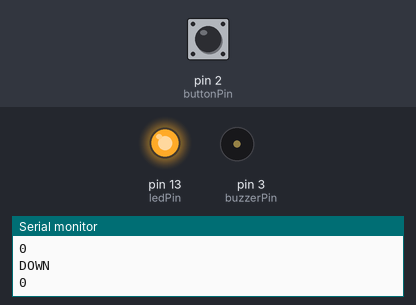
The sketch below on a simulated Arduino Uno, built with avr-gcc and run on an emulated ATmega328P. Shown: output pins drawn as LEDs (lit = HIGH), buzzer (waves = sounding), the last lines printed to the serial monitor. The test bench sets the inputs (shaded band); at power-on: pin 2 (buttonPin) HIGH. No radio packets arrive unless stated.

Above: at 1.5 s.
1.6 s: pin 2 (buttonPin) pulled LOW for 0.15 s
At 2.5 s:
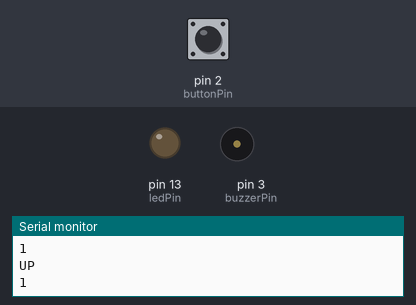
3.4 s: pin 2 (buttonPin) pulled LOW for 3.2 s
At 4.6 s:
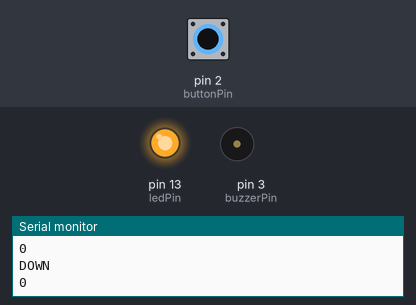
Timing chart, 0 to 8.2 s (numbered marks = the images above; inputs shaded):
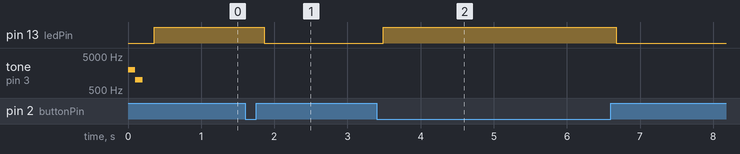

The sketch:

433mhz_transmitter.ino
```cpp
#define DEBUG

// INCLUDES
#include <VirtualWire.h>
#include "GLOBALS.h"

void setup()
{
    #ifdef DEBUG
      //Serial connection used for debugging only
      Serial.begin(9600);
      debugln(F("setup"));
    #endif

    // Initialise the IO and ISR
    vw_set_tx_pin(transmitPin);
    vw_set_rx_pin(receivePin);
    vw_set_ptt_pin(transmitEnPin);
    vw_set_ptt_inverted(true); // Required for DR3100
    vw_setup(2000);       // Bits per sec
    pinMode(buttonPin, INPUT_PULLUP); // initialize the button pin as an input
    // pinMode(buttonPin, INPUT); // initialize the button pin as an input

    //UNO/Nano
    // INT 0 = Pin2
    // INT 1 = Pin3

    //Attiny85
    //INT 0 = PB2 || Pin7(hardware)
    attachInterrupt(digitalPinToInterrupt(buttonPin), isr, CHANGE);
    buzz.initBuzzer();
    led.on();
    led.off();
}

void loop()
{

  debugln(buttonState);

  switch(txStatus)
  {
    case states::SENDDOWN:
    vw_send((uint8_t *)msgDown, msgLen);
    vw_wait_tx(); // Wait until the whole message is gone
    led.on();
    debugln("DOWN");
    break;

    case states::SENDUP:
    vw_send((uint8_t *)msgUp, msgLen);
    vw_wait_tx(); // Wait until the whole message is gone
    led.off();
    debugln("UP");
    break;
  }
}

void isr()
{
  buttonState=digitalRead(buttonPin);
  buttonState == LOW ? txStatus = states::SENDDOWN : txStatus = states::SENDUP;
}
```

BUZZER.h
```cpp
/*Cannot create a .cpp file as inline prototypes need the function to be present in the same file as they are defined*/
#ifndef BUZZER_h
#define BUZZER_h

#if (ARDUINO >= 100)
  #include "Arduino.h"
#else
  #include "WProgram.h"
#endif

class buzzer
{
  public:
  uint8_t buzzpin;

  //Function prototype
  inline void begin() __attribute__((always_inline));
  inline buzzer(uint8_t) __attribute__((always_inline));
  inline ~buzzer() __attribute__((always_inline));
  inline void initBuzzer() __attribute__((always_inline));
  inline void deinitBuzzer() __attribute__((always_inline));
  inline void alarm() __attribute__((always_inline));
  inline void on() __attribute__((always_inline));
  inline void off() __attribute__((always_inline));
};

//Parametrized constructor
buzzer::buzzer(const uint8_t buzzpin = 4)
{
  //Initilize the buzzer
  this->buzzpin = buzzpin;

  //Begin and enable happens after object construction
  begin();
}

//Destructor
buzzer::~buzzer()
{
  Serial.println("buzzer object destroyed");
}

void buzzer::begin()
{
  //buzzer pin as output
  pinMode(this->buzzpin, OUTPUT);
}

void buzzer::initBuzzer()
{
  //InitBuzzer is for active buzzer
  tone(this->buzzpin, 2000, 100);
  delay(100);
  tone(this->buzzpin, 1000, 100);
  delay(200);
  noTone(this->buzzpin);
}

void buzzer::deinitBuzzer()
{
  //InitBuzzer is for active buzzer
  tone(this->buzzpin, 2000, 100);
  delay(150);
  tone(this->buzzpin, 1000, 100);
  delay(150);
  tone(this->buzzpin, 500, 100);
  delay(150);
  noTone(this->buzzpin);
}

void buzzer::alarm()
{
  tone(this->buzzpin, 1000, 100);
}

void buzzer::off()
{
  noTone(this->buzzpin);
}

void buzzer::on()
{
  static unsigned long buzzMillis = millis();                   //Assigns the current snapshot of time only the first
                                                                //time this code executes
  if(millis() - buzzMillis > 10)
  {
    tone(this->buzzpin, 1000, 100);
    buzzMillis = millis();
  }
}

#endif  //END BUZZER_h
```

GLOBALS.h
```cpp
#include "config.h"
#include "led.h"
#include "buzzer.h"

constexpr byte receivePin = 6;
constexpr byte transmitEnPin = 7;
//const byte bitsPerSec = 2000; //Transmittion rate

//Actual connections
constexpr byte transmitPin = 12; //nano
// constexpr byte transmitPin = 0;    //attiny85
constexpr byte buttonPin = 2;  // pin number for the pushbutton
uint8_t buttonState = LOW;  // variable to store the button state

//LED pin and object
constexpr byte ledPin = 13;
LED led(ledPin);

//Buzzer pin and object
constexpr byte buzzerPin = 3;
buzzer buzz(buzzerPin);

//For long array transmittion
//byte count = 1;
//char msg[] = {'1'};
//const int msglen = sizeof(msg)/sizeof(msg[0]);

char msgDown[] = {'D'};
char msgUp[] = {'U'};
const uint8_t msgLen = 1;

enum class states : byte
{
  SENDUP,
  SENDDOWN
};

volatile states txStatus = states::SENDDOWN;
```

LED.h
```cpp
/*Cannot create a .cpp file as inline prototypes need the function to be present in the same file as they are defined*/
#ifndef LED_h
#define LED_h

#if (ARDUINO >= 100)
  #include "Arduino.h"
#else
  #include "WProgram.h"
#endif

class LED
{
  public:
  //ledPin pins for function feedback
  uint8_t ledPin;

  //Function prototypes
  inline LED() __attribute__((always_inline));
  inline LED(uint8_t) __attribute__((always_inline));
  inline ~LED() __attribute__((always_inline));
  inline void begin() __attribute__((always_inline));
  inline void on() __attribute__((always_inline));
  inline void off() __attribute__((always_inline));
  inline void toggle() __attribute__((always_inline));
  inline void blink(uint8_t) __attribute__((always_inline));
};

void LED::begin()
{
  // LEDPin pins set as output
  pinMode(this->ledPin, OUTPUT);
}

//parametrized constructor
LED::LED(uint8_t ledPin = 13)
{
  //Initilize the ledPin pins
  this->ledPin = ledPin;

  //Begin and enable happens after object construction
  begin();
}

//Destructor
LED::~LED()
{
  Serial.println("led object destroyed");
}

void LED::on()
{
  digitalWrite(this->ledPin, HIGH);
}

void LED::off()
{
  digitalWrite(this->ledPin, LOW);
}

void LED::toggle()
{
  static unsigned long ledMillis = millis();    //Assigns the current snapshot of time only the first
                                              //time this code executes
  if(millis() - ledMillis > 300)
  {
    digitalWrite(this->ledPin, !digitalRead(this->ledPin));
    ledMillis = millis();
  }
}

void LED::blink(uint8_t n)
{
  for(int i=0;i<n*2;i++)
  {
    toggle();
    delay(350);
  }
}
#endif  //END led_h
```

CONFIG.h
```cpp
/*
 * Debug on and off enables code optimization
 * DEBUG 0 will ignore all Serial.print functions
 * DEBUG 1 will will add back Serial.print functions back to the code
 */

#if (ARDUINO >= 100)
  #include "Arduino.h"
#else
  #include "WProgram.h"
#endif

#define DEBUG 1

#if DEBUG == 1
  #define debug(x) Serial.print(x)
  #define debugln(x) Serial.println(x)
#else
  #define debug(x)
  #define debugln(x)
#endif
```

Measured:
- after the input at 1.6 s, pin 13 (ledPin): HIGH → LOW after 0.26 s
- after the input at 3.4 s, pin 13 (ledPin): LOW → HIGH after 0.09 s, → LOW 3.2 s later
